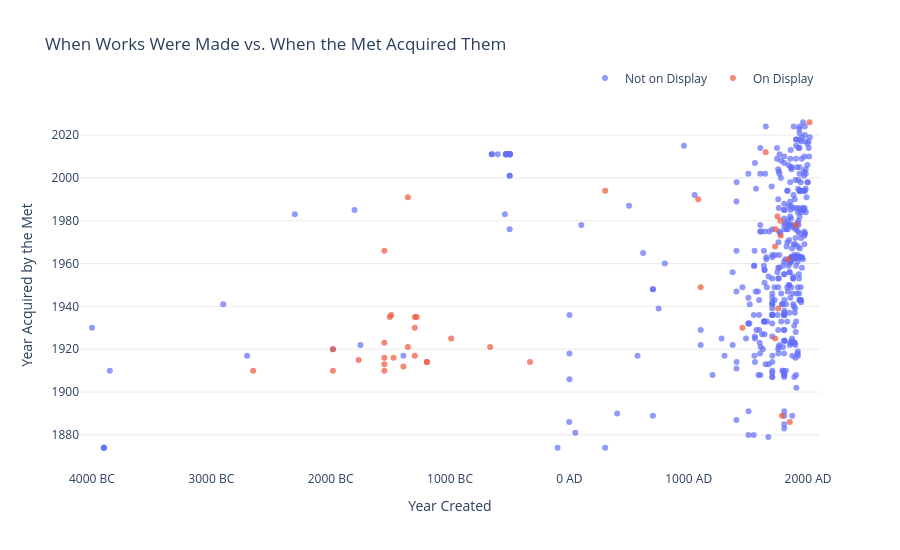

Notebook code for this chart:
### Code cell
# visualization that compares when each work was made vs. when the Met acquired it
scatter_data = clean_df.dropna(subset=["objectBeginDate", "accessionYear"]).copy()
scatter_data["Display Status"] = scatter_data["onView"].map({True: "On Display", False: "Not on Display"})

pct_bc = scatter_data[scatter_data["objectBeginDate"] < 0]["onView"].mean() * 100
pct_ad = scatter_data[scatter_data["objectBeginDate"] >= 0]["onView"].mean() * 100

fig = px.scatter(scatter_data,
    x="objectBeginDate",
    y="accessionYear",
    color="Display Status",
    hover_data=["title", "department", "medium"],
    opacity=0.7,
    title="When Works Were Made vs. When the Met Acquired Them",
    labels={"objectBeginDate": "Year Created",
        "accessionYear": "Year Acquired by the Met"})

ticks = [-4000, -3000, -2000, -1000, 0, 1000, 2000]

fig.update_xaxes(tickvals=ticks, ticktext=[f"{-t} BC" if t < 0 else f"{t} AD" for t in ticks],
    range=[-4100, 2100], showgrid=False, zeroline=False)
fig.update_yaxes(gridcolor="#ecebe8", zeroline=False)

fig.update_layout(template="plotly_white",
    legend=dict(title=None, orientation="h", yanchor="bottom", y=1.02, xanchor="right", x=1),
    hoverlabel=dict(bgcolor="white"),
    height=550)

fig.show()

### Figure 1 — Plotly figure (JSON) as saved in the notebook; plotly's stock layout.template omitted (floating-point values rounded to 4 significant figures; data arrays with more than 128 entries replaced by an {"elided": "..."} marker saying what was removed)
{"data": [{"customdata": {"elided": "450x3 str values"}, "hovertemplate": "Display Status=Not on Display<br>Year Created=%{x}<br>Year Acquired by the Met=%{y}<br>title=%{customdata[0]}<br>department=%{customdata[1]}<br>medium=%{customdata[2]}<extra></extra>", "legendgroup": "Not on Display", "marker": {"color": "#636efa", "opacity": 0.7, "symbol": "circle"}, "mode": "markers", "name": "Not on Display", "orientation": "v", "showlegend": true, "type": "scatter", "x": {"elided": "450 float values"}, "xaxis": "x", "y": {"elided": "450 float values"}, "yaxis": "y"}, {"customdata": [["Bronze box mirror", "Greek and Roman Art", "Bronze"], ["Arrow or Javelin Point of Neferkhawet", "Egyptian Art", "Bronze or copper alloy"], ["Perfume bottle (one of six) (part of a set)", "European Sculpture and Decorative Arts", "Rock crystal, gold"], ["Tile", "Egyptian Art", "Faience"], ["Pendant with St. Christopher Carrying the Christ Child", "Medieval Art", "Gilded copper"], ["Dwarf as a Hungarian with Partridges", "European Sculpture and Decorative Arts", "Hard-paste porcelain"], ["Drinking Cup", "Egyptian Art", "Limestone"], ["Mold for Crowned Vulture Amulet", "Egyptian Art", "Pottery"], ["Mandolin", "Musical Instruments", "Spruce, tortoiseshell, mother-of-pearl, gold alloy, ivory, various other materials"], ["Architectural Model Based on the Alhambra", "Islamic Art", "Plaster colored"], ["Cat amulet", "Egyptian Art", "Faience"], ["Earring", "Egyptian Art", "polychrome glass"], ["Desk (Secretary)", "European Sculpture and Decorative Arts", "Pine; carved, painted, gilded, and varnished linden wood decorated with colored decoupage prints; mirror glass; the inside of the fall front lined with silk not original to the secretary"], ["The Victory of Eros", "The American Wing", "Oil on canvas"], ["Male ancestor figure", "The Michael C. Rockefeller Wing", "Wood, paint"], ["Document Sealing", "Egyptian Art", "Mud"], ["Sugar bowl", "The American Wing", "Blown pattern-molded glass"], ["Funerary Cone of the Herald Ibety", "Egyptian Art", "Pottery"], ["Shabti of Siptah", "Egyptian Art", "Travertine (Egyptian alabaster)"], ["Shabti", "Egyptian Art", "Wood"], ["Salver (one of a pair)", "European Sculpture and Decorative Arts", "Silver"], ["Winged pendant", "The Michael C. Rockefeller Wing", "Greenstone"], ["Fish hook", "Egyptian Art", "Bronze or copper Alloy"], ["Relief fragment, tomb of Meketre", "Egyptian Art", "Limestone, paint"], ["Dress", "Costume Institute", "silk, synthetic (nude illusion tulle, metallic bugle beads, black chantilly lace)"], ["Side chair (one of a pair)", "European Sculpture and Decorative Arts", "Carved and gilded beech, silk moire upholstery"], ["Offering table, titulary of queen", "Egyptian Art", "Limestone"], ["Gilt-leather wall hangings (part of a set)", "European Sculpture and Decorative Arts", "Leather, silvered, painted and varnished"], ["Sarcophagus fragment, Siptah", "Egyptian Art", "Travertine (Egyptian alabaster)"], ["Sheet, linen mark, medium spin, medium weave", "Egyptian Art", "Linen, wax"], ["Inscribed Chisel From Foundation Deposit 2 of Hatshepsut's Valley Temple", "Egyptian Art", "Bronze or copper alloy"], ["Inlay, chevron", "Egyptian Art", "Glass"], ["Foundation Deposit Plaque", "Egyptian Art", "Faience"], ["String of 19 small barrel beads", "Egyptian Art", "Carnelian"], ["Relief with two laborers", "Egyptian Art", "Limestone, paint (mostly modern)"], ["Temple Pendant and Stick", "Medieval Art", "Cloisonné enamel, gold"], ["Foliate Capital", "The Cloisters", "Black marble"], ["Scarab, private", "Egyptian Art", "Stone"], ["Scarab of an Official", "Egyptian Art", "Green glazed steatite"], ["Mrs. Mayer and Daughter", "The American Wing", "Oil on canvas"], ["Shabti Box and Shabtis of Henettawy B", "Egyptian Art", "Sycomore and tamarisk wood (box), blue faience (shabtis)"]], "hovertemplate": "Display Status=On Display<br>Year Created=%{x}<br>Year Acquired by the Met=%{y}<br>title=%{customdata[0]}<br>department=%{customdata[1]}<br>medium=%{customdata[2]}<extra></extra>", "legendgroup": "On Display", "marker": {"color": "#EF553B", "opacity": 0.7, "symbol": "circle"}, "mode": "markers", "name": "On Display", "orientation": "v", "showlegend": true, "type": "scatter", "x": [-330.0, -1504.0, 1728.0, -1279.0, 1450.0, 1744.0, -2649.0, -1550.0, 1781.0, 1847.0, -664.0, -1550.0, 1725.0, 1750.0, 1900.0, -1390.0, 1769.0, -1550.0, -1194.0, -1295.0, 1724.0, 300.0, -1295.0, -1981.0, 2012.0, 1770.0, -1353.0, 1645.0, -1194.0, -1492.0, -1473.0, -1550.0, -1295.0, -1981.0, -1353.0, 1080.0, 1100.0, -1550.0, -1765.0, 1835.0, -990.0], "xaxis": "x", "y": [1914.0, 1935.0, 1976.0, 1935.0, 1930.0, 1982.0, 1910.0, 1923.0, 1889.0, 1886.0, 1921.0, 1966.0, 1925.0, 1939.0, 1978.0, 1912.0, 1980.0, 1913.0, 1914.0, 1930.0, 1968.0, 1994.0, 1917.0, 1920.0, 2026.0, 1973.0, 1921.0, 2012.0, 1914.0, 1936.0, 1916.0, 1916.0, 1935.0, 1910.0, 1991.0, 1990.0, 1949.0, 1910.0, 1915.0, 1962.0, 1925.0], "yaxis": "y"}], "layout": {"height": 550, "hoverlabel": {"bgcolor": "white"}, "legend": {"orientation": "h", "title": {}, "tracegroupgap": 0, "x": 1, "xanchor": "right", "y": 1.02, "yanchor": "bottom"}, "title": {"text": "When Works Were Made vs. When the Met Acquired Them"}, "xaxis": {"anchor": "y", "domain": [0, 1], "range": [-4100, 2100], "showgrid": false, "ticktext": ["4000 BC", "3000 BC", "2000 BC", "1000 BC", "0 AD", "1000 AD", "2000 AD"], "tickvals": [-4000, -3000, -2000, -1000, 0, 1000, 2000], "title": {"text": "Year Created"}, "zeroline": false}, "yaxis": {"anchor": "x", "domain": [0, 1], "gridcolor": "#ecebe8", "title": {"text": "Year Acquired by the Met"}, "zeroline": false}}}
